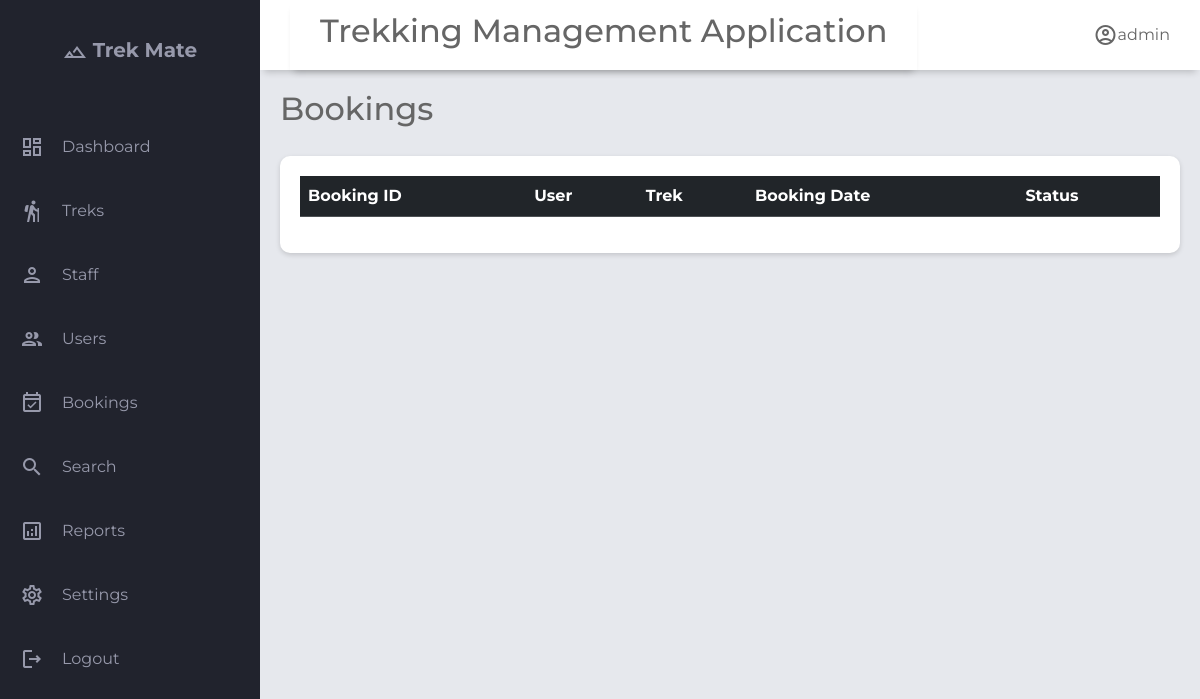
Before: /admin/bookings with the older database file.
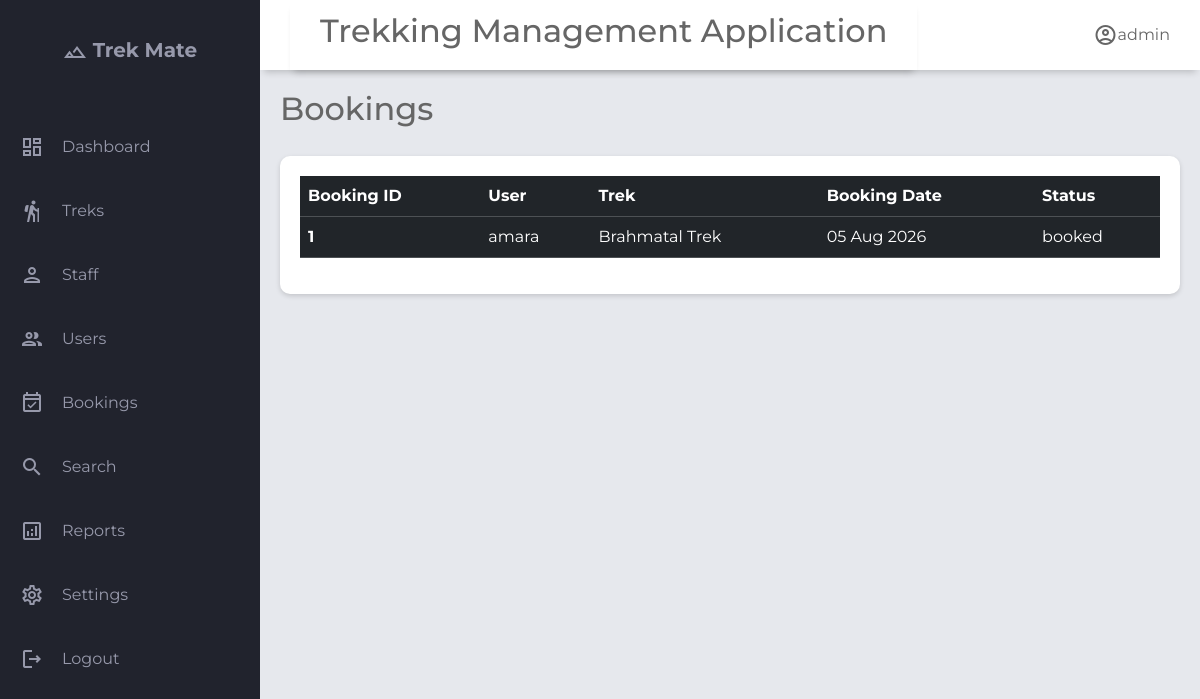
After: the same page with the newer database file.
### application/models.py (models this page shows)
class Booking(db.Model):
    __tablename__='booking'
    id                  = db.Column(db.Integer, primary_key=True)
    user_id             = db.Column(db.Integer, db.ForeignKey('user.id'), nullable=False)
    trek_id             = db.Column(db.Integer, db.ForeignKey('trek.id'), nullable=False)
    booking_date        = db.Column(db.DateTime, default=db.func.now())
    booking_status      = db.Column(Enum('booked','cancelled','completed',name='booking_status'), nullable=False, default='booked')   # booked | cancelled | completed
    payment_status      = db.Column(Enum('unpaid','partial','paid','refunded',name='payment_status'), nullable=False, default='unpaid')   # unpaid | partial | paid | refunded
    num_participants    = db.Column(db.Integer, default=1)
    total_amount        = db.Column(db.Float, nullable=True)
    amount_paid         = db.Column(db.Float, default=0.0)
    notes               = db.Column(db.Text, nullable=True)
    cancelled_at        = db.Column(db.DateTime, nullable=True)
    cancellation_reason = db.Column(db.Text, nullable=True)
    created_at          = db.Column(db.DateTime, default=db.func.now())
    updated_at          = db.Column(db.DateTime, onupdate=db.func.now())
    trek=db.relationship('Trek',back_populates='bookings',lazy=True)#one to many relationship #each booking belong to one trek
    user=db.relationship('User',back_populates='bookings',lazy=True)#one to many relationship

class User(db.Model):
    __tablename__='user'
    id= db.Column(db.Integer, primary_key=True)
    username=db.Column(db.String(),unique=True,nullable=False)
    email=db.Column(db.String(),unique=True,nullable=False)
    password=db.Column(db.String(),nullable=False)
    full_name        = db.Column(db.String(), nullable=True)
    phone            = db.Column(db.String(), nullable=True)
    role=db.Column(Enum('admin','trek staff','trekker',name='user_role'),nullable=False,default='trekker')# admin | trek staff | trekker
    is_blacklisted=db.Column(db.Boolean,default=False)
    blacklist_reason=db.Column(db.Text,nullable=True)
    is_active=db.Column(db.Boolean,default=True)
    created_at       = db.Column(db.DateTime, default=db.func.now())
    updated_at       = db.Column(db.DateTime, onupdate=db.func.now())
    bookings=db.relationship('Booking',lazy=True, back_populates='user')
    staff_profile=db.relationship('Staff_profile',lazy=True,uselist=False,back_populates='user') #uselist= False means One-to-one (single object) while default it is one-to-many

class Trek(db.Model):
    __tablename__='trek'
    id              = db.Column(db.Integer, primary_key=True)
    name            = db.Column(db.String(), nullable=False)
    description     = db.Column(db.Text, nullable=True)
    location        = db.Column(db.String(), nullable=True)
    difficulty      = db.Column(db.String(), nullable=False, default='moderate')  # easy | moderate | hard
    duration_days   = db.Column(db.Integer, nullable=False)
    start_date      = db.Column(db.DateTime, nullable=True)
    end_date        = db.Column(db.DateTime, nullable=True)
    max_slots       = db.Column(db.Integer, nullable=False, default=20)
    available_slots = db.Column(db.Integer, nullable=False, default=20)
    price           = db.Column(db.Numeric, nullable=False, default=0.0)
    status          = db.Column(Enum('pending','approved','open','closed','completed','cancelled',name='trek_status'),nullable=False, default='pending')  # pending | approved | open | closed | completed | cancelled
    created_at      = db.Column(db.DateTime, default=db.func.now())
    updated_at      = db.Column(db.DateTime, onupdate=db.func.now())
    assigned_staffs=db.relationship('Staff_profile',secondary='trek_staff_assignment',lazy=True,back_populates='assigned_treks')#many to many relationship
    bookings=db.relationship('Booking',back_populates='trek',lazy=True)#one to many relationship as one trek can have multiple bookings but not other side, as one booking can belong to a single trek

### application/controller.py (the view)
@app.route("/admin/bookings")
def bookings():
    user=User.query.filter_by(role="admin").first()
    bookings=Booking.query.order_by(Booking.booking_date.desc()).all()
    return render_template("a_bookings.html",bookings=bookings,user=user)

### templates/a_bookings.html (shortened to what this page needs)
{% extends "base.html" %}
{% block header_title %}
Bookings
{% endblock %}
{% block content %}
<section class="table-section">
    <div class="table-content">
        <table class="table table-dark table-hover">
            <thead>
                <tr>
                    <th scope="col">Booking ID</th>
                    <th scope="col">User</th>
                    <th scope="col">Trek</th>
                    <th scope="col">Booking Date</th>
                    <th scope="col">Status</th>
                </tr>
            </thead>
            <tbody class="table-hover">
                {% for booking in bookings %}
                <tr>
                    <th scope="row">{{booking.id}}</th>
                    <td>{{booking.user.username}}</td>
                    <td>{{booking.trek.name}}</td>
                    <td>{{booking.booking_date.strftime('%d %b %Y')}}</td>
                    <td>{{booking.booking_status}}</td>
                </tr>
                {% endfor %}
            </tbody>
        </table>
    </div>
</section>
{% endblock %}

Changed rows visible on the page:
added Booking: id "1", user.username "amara", trek.name "Brahmatal Trek", booking_date "05 Aug 2026", booking_status "booked"
